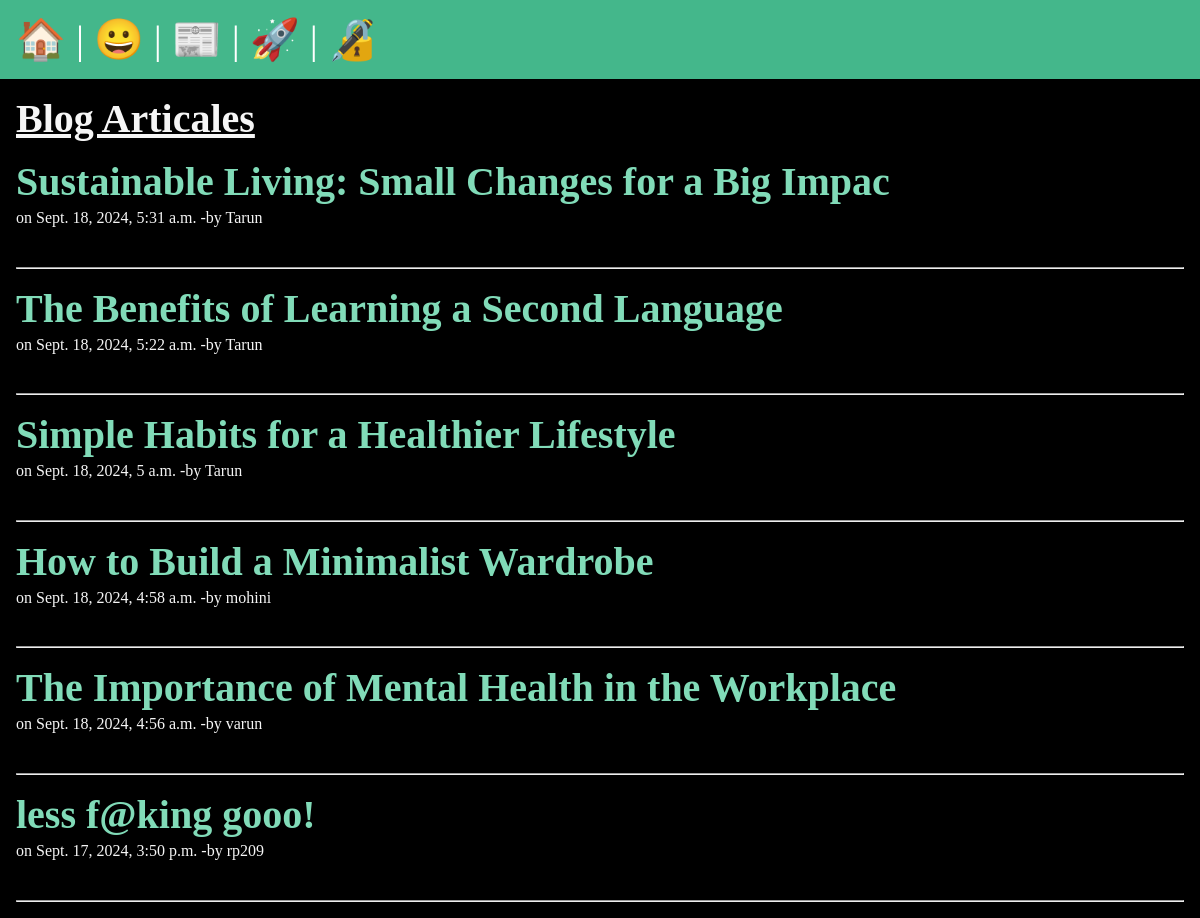
/posts/, run on the app's committed database.
### posts/models.py (models this page shows, shortened)
class Post(models.Model):
    title=models.CharField(max_length=75)
    body=models.TextField()
    slug=models.SlugField()
    date=models.DateTimeField(default=timezone.now)
    banner=models.ImageField(default='fallback.png', blank=True)
    auther=models.ForeignKey(User, on_delete=models.CASCADE, default=None)

### posts/views.py (the view)
# urls.py: path('', views.posts_list, name="list"), #this name will use in html file
def posts_list(request):
    posts=Post.objects.all().order_by("-date")
    return render(request,"posts/posts_list.html",{'posts':posts} )  #this posts will used for loop in views allobjects

### posts/templates/posts/posts_list.html (shortened to what this page needs)
{% extends "layout.html" %}
{% block content %}
<section>
<h1 style="text-decoration: underline;" >  Blog Articales</h1>
{% for post in posts  %}
<article class="post">
    <h2>
        <a href="{% url 'posts:page' slug=post.slug %}">{{post.title}}</a>
    </h2>
    <p> on {{ post.date }}  -by {{ post.auther }} </p>
</article>
<hr>
{% endfor %}
</section>
</body>
{% endblock %}

### templates/layout.html (shortened to what this page needs)
<!DOCTYPE html>
{% load static %}
<html lang="en">
<head>
    <link rel="stylesheet" href="{% static 'style.css' %}">
</head>
<body>
    <nav>
        <a href="/">
            <span role="img" aria-label="Home" title="Home">🏠</span>
        </a> |
        <a href="/about">
            <span role="img" aria-label="About" title="About">😀</span>
        </a> |
        <a href="{% url 'posts:list' %}">
            <span role="img" aria-label="Posts" title="Posts">📰</span>
        </a> |
        {% if user.is_authenticated %}
            <a href="{% url 'posts:new_post' %}">
                <span role="img" aria-label="New Post" title="New Post">🆕</span>
            </a> |
            <form class="logout" action="{% url 'users:logout' %}" method="post">
                {% csrf_token %}
                <button class="logout-button" aria-label="User Logout" title="User Logout">Logout</button>
            </form>
        {% else %}
            <a href="{% url 'users:register' %}">
                <span role="img" aria-label="User Registration" title="User Registration">🚀</span>
            </a> |
            <a href="{% url 'users:login' %}">
                <span role="img" aria-label="User Login" title="User Login">🔏</span>
            </a>
        {% endif %}
    </nav>
    <main>
        {% block content %}
        {% endblock %}
</body>
</html>

### static/style.css (style rules this page uses)
* { margin: 0; padding: 0; box-sizing: border-box; }
body { min-height: 100vh; background-color: black; color: whitesmoke; font-size: 3rem; }
nav { padding: 1rem; background-color: #44B78B; color: white; font-size: 2.5rem; }
main { padding: 1rem; }
section { display: flex; flex-flow: column; gap: 1rem; }
h1, h2 { font-size: 2.5rem; }
p { font-size: 1rem; }
a { text-decoration: none; color: #81dbb8; }
p { line-height: 1.6; margin-bottom: 20px; }

### data on the page
Post: title "Sustainable Living: Small Changes for a Big Impac", date "Sept. 18, 2024, 5:31 a.m.", auther "Tarun"
Post: title "The Benefits of Learning a Second Language", date "Sept. 18, 2024, 5:22 a.m.", auther "Tarun"
Post: title "Simple Habits for a Healthier Lifestyle", date "Sept. 18, 2024, 5 a.m.", auther "Tarun"
Post: title "How to Build a Minimalist Wardrobe", date "Sept. 18, 2024, 4:58 a.m.", auther "mohini"
Post: title "The Importance of Mental Health in the Workplace", date "Sept. 18, 2024, 4:56 a.m.", auther "varun"
Post: title "less f@king gooo!", date "Sept. 17, 2024, 3:50 p.m.", auther "rp209"
